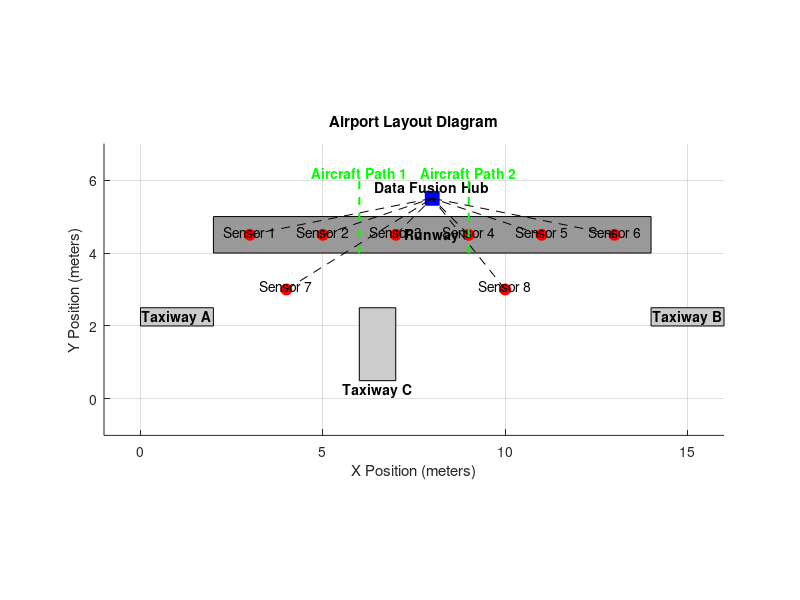

Reproduce this figure in MATLAB.
% Diagram of Airport Layout
figure;
hold on;

%  Runway
rectangle('Position', [2, 4, 12, 1], 'FaceColor', [0.6, 0.6, 0.6], 'EdgeColor', 'k');
text(8, 4.5, 'Runway', 'HorizontalAlignment', 'center', 'FontWeight', 'bold');

%  Taxiways
rectangle('Position', [0, 2, 2, 0.5], 'FaceColor', [0.8, 0.8, 0.8], 'EdgeColor', 'k');
rectangle('Position', [14, 2, 2, 0.5], 'FaceColor', [0.8, 0.8, 0.8], 'EdgeColor', 'k');
rectangle('Position', [6, 0.5, 1, 2], 'FaceColor', [0.8, 0.8, 0.8], 'EdgeColor', 'k');
text(1, 2.25, 'Taxiway A', 'HorizontalAlignment', 'center', 'FontWeight', 'bold');
text(15, 2.25, 'Taxiway B', 'HorizontalAlignment', 'center', 'FontWeight', 'bold');
text(6.5, 0.25, 'Taxiway C', 'HorizontalAlignment', 'center', 'FontWeight', 'bold');

%  Sensors
numSensors = 8;
sensorX = [3, 5, 7, 9, 11, 13, 4, 10];
sensorY = [4.5, 4.5, 4.5, 4.5, 4.5, 4.5, 3, 3];
plot(sensorX, sensorY, 'ro', 'MarkerSize', 8, 'MarkerFaceColor', 'r');
for i = 1:numSensors
    text(sensorX(i), sensorY(i) + 0.1, sprintf('Sensor %d', i), 'HorizontalAlignment', 'center');
end

%  Data Fusion Hub
plot(8, 5.5, 'bs', 'MarkerSize', 10, 'MarkerFaceColor', 'b');
text(8, 5.8, 'Data Fusion Hub', 'HorizontalAlignment', 'center', 'FontWeight', 'bold');

% Connect Sensors to Data Fusion Hub
for i = 1:numSensors
    plot([sensorX(i), 8], [sensorY(i), 5.5], 'k--');
end

%  Aircraft Paths
plot([6, 6], [4, 6], 'g--', 'LineWidth', 1.5);
plot([9, 9], [4, 6], 'g--', 'LineWidth', 1.5);
text(6, 6.2, 'Aircraft Path 1', 'HorizontalAlignment', 'center', 'FontWeight', 'bold', 'Color', 'g');
text(9, 6.2, 'Aircraft Path 2', 'HorizontalAlignment', 'center', 'FontWeight', 'bold', 'Color', 'g');

%  Axis Limits and Labels
xlim([-1, 16]);
ylim([-1, 7]);
xlabel('X Position (meters)');
ylabel('Y Position (meters)');
title('Airport Layout Diagram');
axis equal;
grid on;
hold off;
